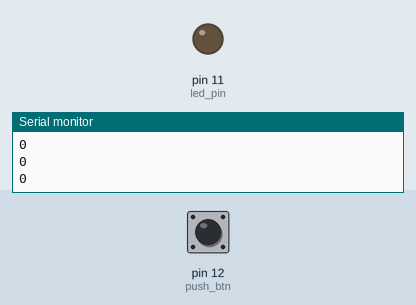
Simulated run of this sketch. Board: Arduino Uno, built with avr-gcc and run on an emulated ATmega328P. Parts: output pins drawn as LEDs (lit = HIGH), the last lines printed to the serial monitor. Inputs (shaded band) come from the test bench; at power-on: pin 12 (push_btn) LOW.

Above: at 5.8 s.
5.9 s: pin 12 (push_btn) pulled HIGH for 2.45 s
At 7.8 s:
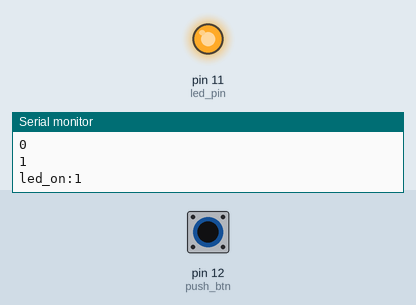
9.8 s: pin 12 (push_btn) pulled HIGH for 2.45 s
At 12.1 s:
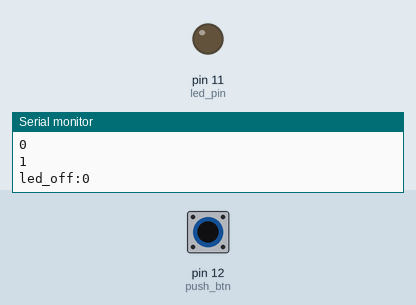
Timing chart, 0 to 13.6 s (numbered marks = the images above; inputs shaded):
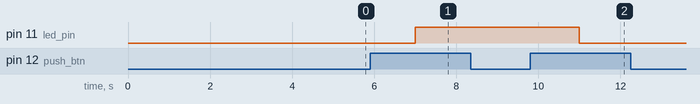

The sketch:

pushbuttonLEDExam2.ino
```cpp
// 왼쪽 노란색 전구 쪽 회로가 pullup
// 오른쪽 빨간색 전구 쪽 회로가 pulldown 입니다.


int push_btn = 12;
int led_pin = 11;
int btn_state = 0;
int led_state = 0;


void setup() {
  Serial.begin(9600);
  pinMode(push_btn, INPUT);
  pinMode(led_pin, OUTPUT);
}

void loop() {
  delay(1000);

  btn_state = digitalRead(push_btn);

  Serial.println(btn_state);

  if(btn_state == HIGH) // push 버튼이 눌러져 있는 상태
  {
    if(led_state == 0) // led가 꺼져있는 상태
    {
      led_state = 1;
      digitalWrite(led_pin,HIGH);
      Serial.println("led_on:" + (String)led_state);
      }
    else // led가 켜져있는 상태
    {
      led_state = 0;
      digitalWrite(led_pin,LOW);
      Serial.println("led_off:" + (String)led_state);
      }
    }

    delay(1000);


}
```

Measured:
- after the input at 5.9 s, pin 11 (led_pin): LOW → HIGH after 1.1 s
- after the input at 9.8 s, pin 11 (led_pin): HIGH → LOW after 1.2 s
